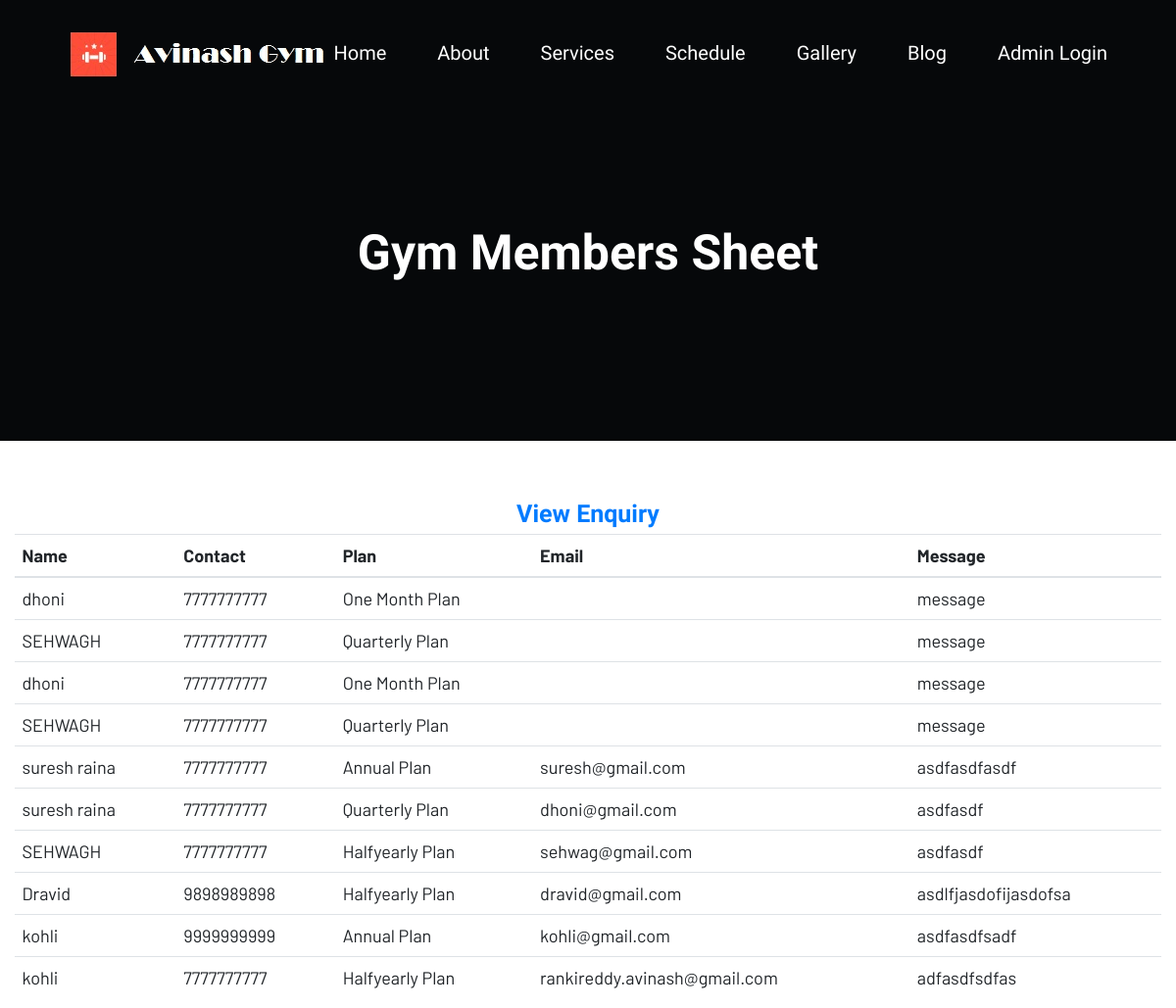
/view_members/, run on the app's committed database.
### gymapp/models.py (models this page shows, shortened)
class Member(models.Model):
    name=models.CharField(max_length=64)
    phone=models.CharField(max_length=10)
    plan=models.CharField(max_length=64)
    email=models.EmailField()
    message=models.TextField()

### gymapp/views.py (the view)
# urls.py: path('view_members/', view_members, name='view_members'),
def view_members(request):
    mem=Member.objects.all()
    return render(request,'gymapp/view_members.html',{'members':mem})

### gymapp/templates/gymapp/view_members.html (shortened to what this page needs)
{%extends 'gymapp/base.html'%}
{%block css%}
{%load static%}
<link rel="stylesheet" href="{% static 'assets/css/bootstrap.min.css' %}">
	<link rel="stylesheet" href="{% static 'assets/css/owl.carousel.min.css' %}">
	<link rel="stylesheet" href="{% static 'assets/css/slicknav.css' %}">
    <link rel="stylesheet" href="{% static 'assets/css/flaticon.css' %}">
    <link rel="stylesheet" href="{% static 'assets/css/gijgo.css' %}">
    <link rel="stylesheet" href="{% static 'assets/css/animate.min.css' %}">
    <link rel="stylesheet" href="{% static 'assets/css/animated-headline.css' %}">
	<link rel="stylesheet" href="{% static 'assets/css/magnific-popup.css' %}">
	<link rel="stylesheet" href="{% static 'assets/css/fontawesome-all.min.css' %}">
	<link rel="stylesheet" href="{% static 'assets/css/themify-icons.css' %}">
	<link rel="stylesheet" href="{% static 'assets/css/slick.css' %}">
	<link rel="stylesheet" href="{% static 'assets/css/nice-select.css' %}">
	<link rel="stylesheet" href="{% static 'assets/css/style.css' %}">
{%endblock%}
{%block body%}
<main>
        <div class="slider-area2">
            <div class="slider-height2 d-flex align-items-center">
                <div class="container">
                    <div class="row">
                        <div class="col-xl-12">
                            <div class="hero-cap hero-cap2 text-center pt-70">
                                <h2>Gym Members Sheet</h2>
                            </div>
                        </div>
                    </div>
                </div>
            </div>
        </div>
    <div  class="container" style="margin-top:60px; font-size:large; ">
    <h1 class="text-center text-primary font-weight-bold">View Enquiry</h1>
    <table  id="table_id" class="table table-hover">
        <thead>
        <tr>
            <th>Name</th>
            <th>Contact</th>
            <th>Plan</th>
            <th>Email</th>
            <th>Message</th>
        </tr>
        </thead>
        <tbody>
        {% for i in members %}
        <tr>
            <td>{{i.name}}</td>
            <td>{{i.phone}}</td>
            <td>{{i.plan}}</td>
            <td>{{i.email}}</td>
            <td>{{i.message}}</td>
        </tr>
        {%endfor%}
        </tbody>
    </table>
</main>
 {% block js %}
     <link rel="stylesheet" type="text/css" href="https://cdn.datatables.net/v/dt/jszip-2.5.0/dt-1.10.18/af-2.3.0/b-1.5.2/b-colvis-1.5.2/b-flash-1.5.2/b-html5-1.5.2/b-print-1.5.2/cr-1.5.0/fh-3.1.4/r-2.2.2/datatables.min.css"/>
{% endblock %}
{%endblock%}

### gymapp/templates/gymapp/base.html (shortened to what this page needs)
<!doctype html>
{%load static%}
<html class="no-js" lang="zxx">
<head>
    {%block css%}
    {%endblock%}
</head>
<body>
    <header>
        <div class="header-area header-transparent">
            <div class="main-header header-sticky">
                <div class="container-fluid">
                    <div class="row align-items-center">
                        <div class="col-xl-2 col-lg-2 col-md-1">
                            <div class="logo">
                                <a href="{%url 'home'%}"><img src="{% static 'assets/img/logo/logoavi4.png' %}" alt=""></a>
                            </div>
                        </div>
                        <div class="col-xl-10 col-lg-10 col-md-10">
                            <div class="menu-main d-flex align-items-center justify-content-end">
                                <div class="main-menu f-right d-none d-lg-block">
                                    <nav>
                                        <ul id="navigation">
                                             {%if request.user.is_staff%}
                                             <li><a href="{%url 'home'%}">Home</a></li>
                                             <li><a href="{%url 'view_members'%}">Members</a></li>
                                             <li><a href="{%url 'logout'%}">Sign Out</a></li>
                                            {%else%}
                                            <li><a href="{%url 'home'%}">Home</a></li>
                                            <li><a href="{%url 'about'%}">About</a></li>
                                            <li><a href="{%url 'services'%}">Services</a></li>
                                            <li><a href="{%url 'schedule'%}">schedule</a></li>
                                            <li><a href="{%url 'gallery'%}">gallery</a></li>
                                            <li><a href="{%url 'blog'%}">Blog</a>
                                            </li>
                                            <li><a href="{%url 'login'%}">Admin Login</a></li>
                                            {%endif%}
                                        </ul>
                                    </nav>
                                </div>
                            </div>
                        </div>
                        <div class="col-12">
                        </div>
                    </div>
                </div>
            </div>
        </div>
    </header>
    {%block body%}
    {%endblock%}
</body>
</html>

### data on the page
Member: name "dhoni", phone "7777777777", plan "One Month Plan", message "message"
Member: name "SEHWAGH", phone "7777777777", plan "Quarterly Plan", message "message"
Member: name "dhoni", phone "7777777777", plan "One Month Plan", message "message"
Member: name "SEHWAGH", phone "7777777777", plan "Quarterly Plan", message "message"
Member: name "suresh raina", phone "7777777777", plan "Annual Plan", email "suresh@gmail.com", message "asdfasdfasdf"
Member: name "suresh raina", phone "7777777777", plan "Quarterly Plan", email "dhoni@gmail.com", message "asdfasdf"
Member: name "SEHWAGH", phone "7777777777", plan "Halfyearly Plan", email "sehwag@gmail.com", message "asdfasdf"
Member: name "Dravid", phone "9898989898", plan "Halfyearly Plan", email "dravid@gmail.com", message "asdlfjasdofijasdofsa"
Member: name "kohli", phone "9999999999", plan "Annual Plan", email "kohli@gmail.com", message "asdfasdfsadf"
Member: name "kohli", phone "7777777777", plan "Halfyearly Plan", email "rankireddy.avinash@gmail.com", message "adfasdfsdfas"
